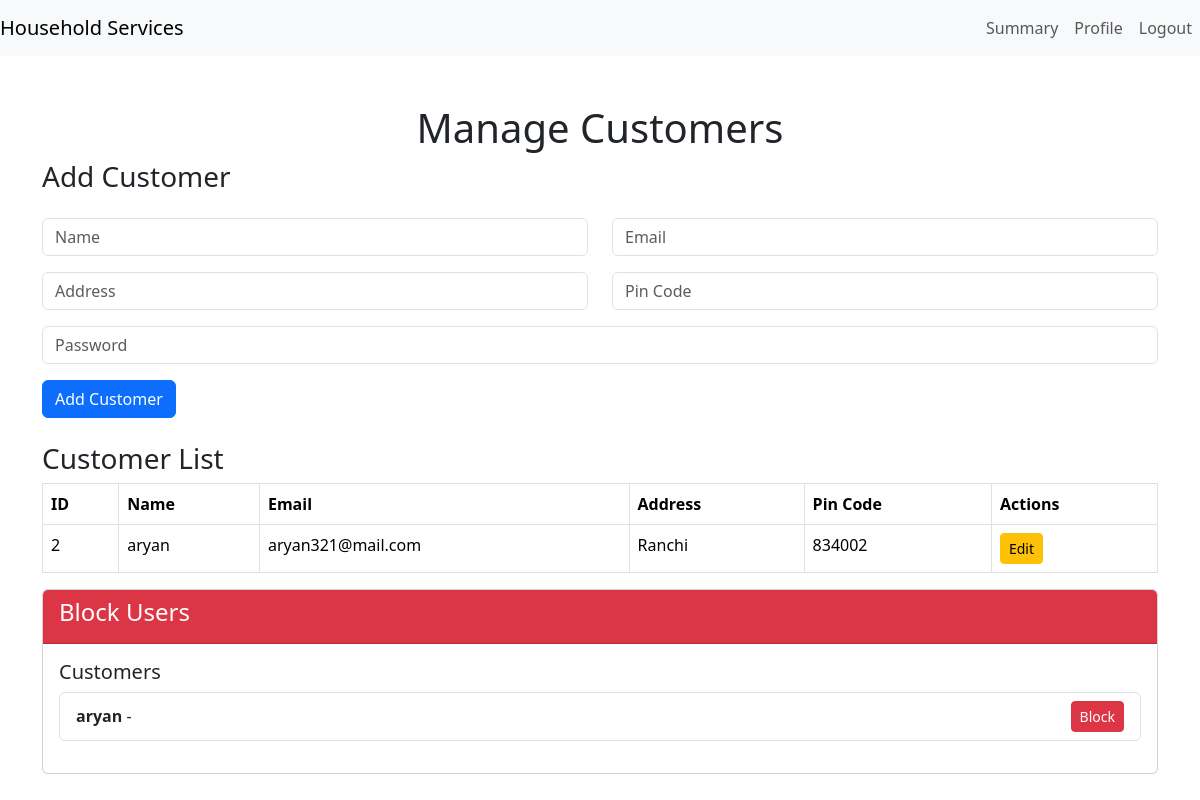
Page /admin/customers (signed in) on the earlier database version.
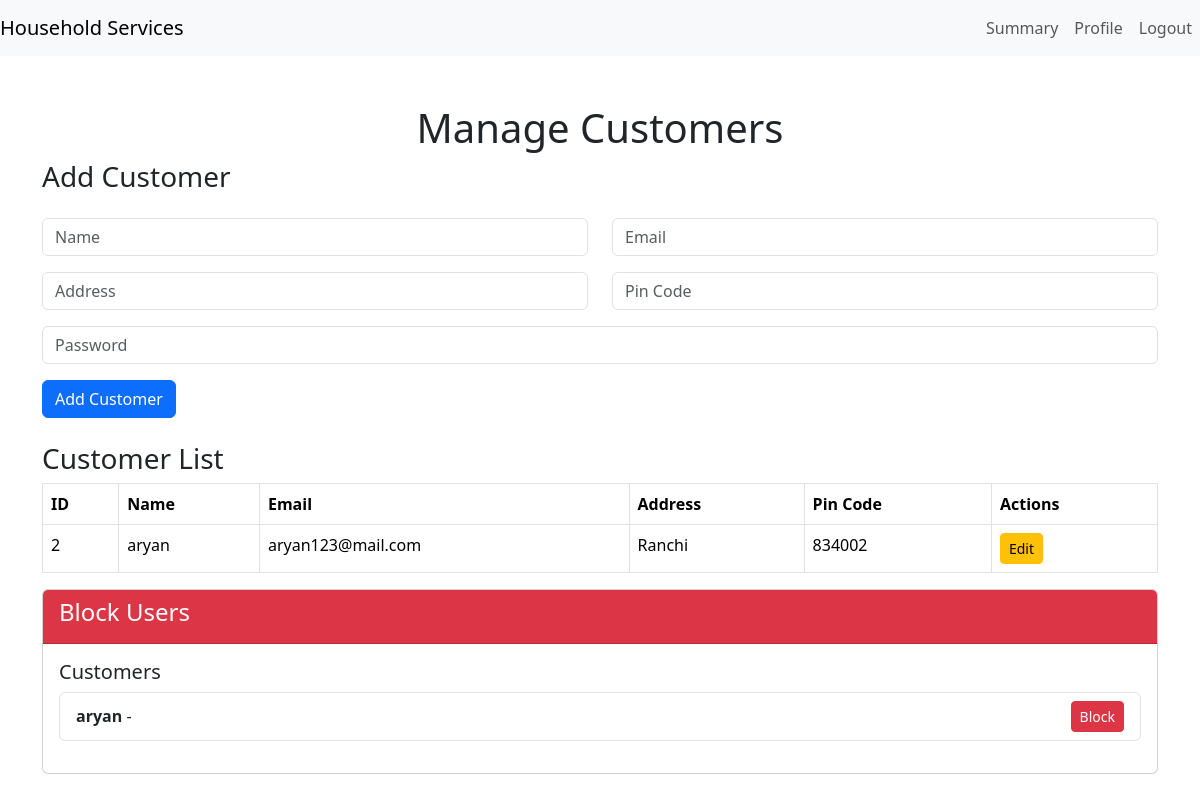
Same page on the later database version.
### models.py (models this page shows, shortened)
class Customer(db.Model):
    id = db.Column(db.Integer, primary_key=True)
    Email_id = db.Column(db.String(32), unique=True, nullable=False)
    passhash = db.Column(db.String(562), nullable=False)
    name = db.Column(db.String(32))
    address = db.Column(db.String(32))
    Pin_Code = db.Column(db.String(8))
    admin = db.Column(db.Boolean, default=False, nullable=False)
    role = db.Column(db.String(16), nullable=False, default='customer')

### routes.py (the view, shortened to what this page needs)
@app.route('/admin/customers', methods=['GET', 'POST'])
@auth_required
def manage_customers():
    user = Customer.query.get(session['user_id'])
    if not user or not user.admin:
        flash("You don't have permission to access this page.", "danger")
        return redirect(url_for('home'))
    customers = Customer.query.filter_by(admin=False).all()
    return render_template('manage_customer.html', user=user, customers=customers)

### routes.py (called while the page is built)
def auth_required(fnc):
    @wraps(fnc)  # Preserve the original function's metadata
    def inner(*args, **kwargs):
        if 'user_id' in session:
            return fnc(*args, **kwargs)
        if request.endpoint == 'Login' or request.endpoint == 'Register':
            return fnc(*args, **kwargs)
        flash('Please login to continue', 'warning')
        return redirect(url_for('Login'))
    return inner

### templates/manage_customer.html (shortened to what this page needs)
{% extends 'layout.html' %}
{% block content %}
<div class="container mt-5">
    <h1 class="text-center">Manage Customers</h1>
    <h3 class="mb-4">Add Customer</h3>
    <form method="POST" action="{{ url_for('manage_customers') }}" class="mb-4">
        <div class="row mb-3">
            <div class="col">
                <input type="text" class="form-control" name="name" placeholder="Name" required>
            </div>
            <div class="col">
                <input type="email" class="form-control" name="email" placeholder="Email" required>
            </div>
        </div>
        <div class="row mb-3">
            <div class="col">
                <input type="text" class="form-control" name="address" placeholder="Address">
            </div>
            <div class="col">
                <input type="text" class="form-control" name="pin_code" placeholder="Pin Code">
            </div>
        </div>
        <div class="row mb-3">
            <div class="col">
                <input type="password" class="form-control" name="password" placeholder="Password" required>
            </div>
        </div>
        <button type="submit" class="btn btn-primary">Add Customer</button>
    </form>
    <h3>Customer List</h3>
    <table class="table table-bordered">
        <thead>
            <tr>
                <th>ID</th>
                <th>Name</th>
                <th>Email</th>
                <th>Address</th>
                <th>Pin Code</th>
                <th>Actions</th>
            </tr>
        </thead>
        <tbody>
            {% for customer in customers %}
            <tr>
                <td>{{ customer.id }}</td>
                <td>{{ customer.name }}</td>
                <td>{{ customer.Email_id }}</td>
                <td>{{ customer.address }}</td>
                <td>{{ customer.Pin_Code }}</td>
                <td>
                    <a href="{{ url_for('edit_customer', customer_id=customer.id) }}" class="btn btn-warning btn-sm">Edit</a>
                </td>
            </tr>
            {% endfor %}
        </tbody>
    </table>
    <div class="card">
        <div class="card-header bg-danger text-white">
            <h4>Block Users</h4>
        </div>
        <div class="card-body">
            <h5>Customers</h5>
            <ul class="list-group mb-3">
                {% for customer in customers %}
                <li class="list-group-item d-flex justify-content-between align-items-center">
                    <div>
                        <strong>{{ customer.name }}</strong> -
                    </div>
                    <div>
                        {% if not customer.is_blocked %}
                        <form method="POST" action="{{ url_for('block_user', user_type='customer', user_id=customer.id) }}" class="d-inline">
                            <button type="submit" class="btn btn-danger btn-sm">Block</button>
                        </form>
                        {% else %}
                        <span class="badge bg-secondary">Blocked</span>
                        {% endif %}
                    </div>
                </li>
                {% endfor %}
            </ul>
        </div>
    </div>
</div>
{% endblock %}

Differences in the rows shown:
changed Customer "aryan": Email_id "aryan321@mail.com" → "aryan123@mail.com"
